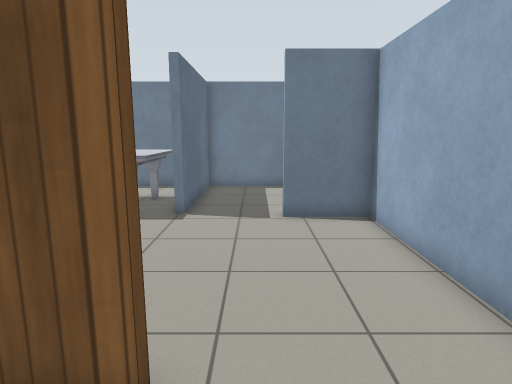
View 1 (above)

16 first-person views from a walk through a robot-simulator world made for Gazebo. The camera is 1.3 m above the floor, tilts 10° down and sees 75° across. The floor is counted in squares, 0.5 m on a side. Each view is taken from the middle of a square. On the plan, view 1 faces up. The plan holds only what a view shows up to about 20 squares ahead; the rest is blank. Gazebo's built-in surfaces are drawn with simple patterns.

View 2
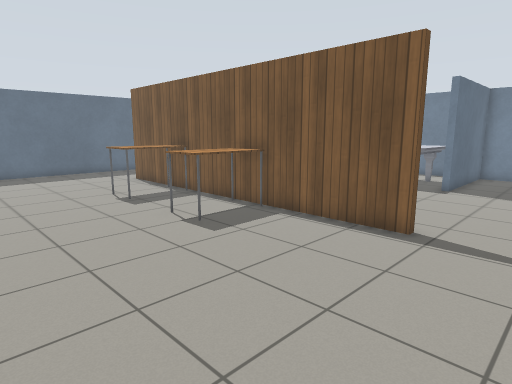

View 3
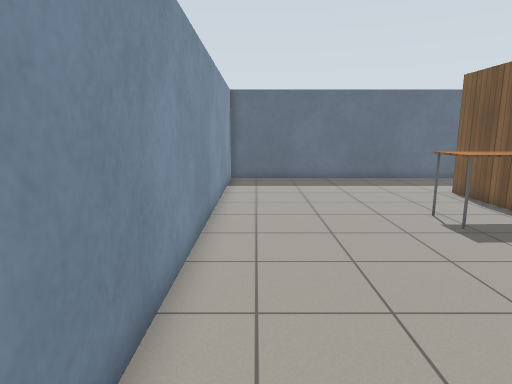

View 4
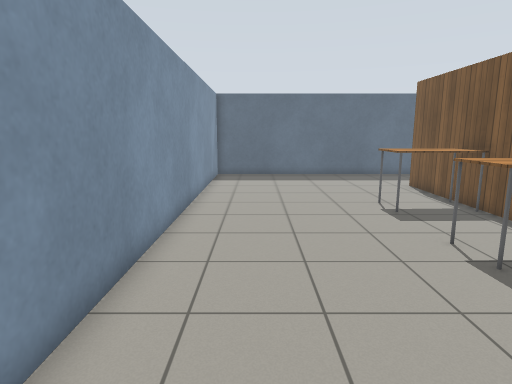

View 5
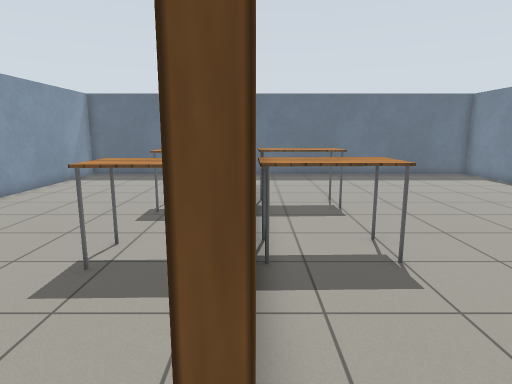

View 6
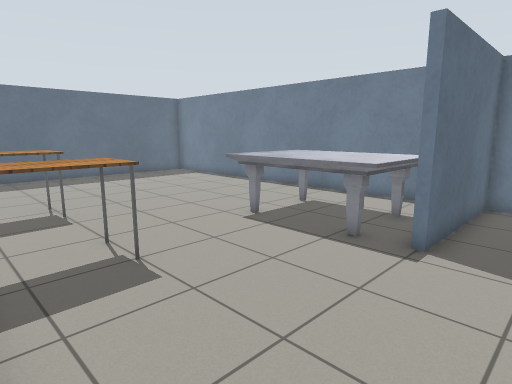

View 7
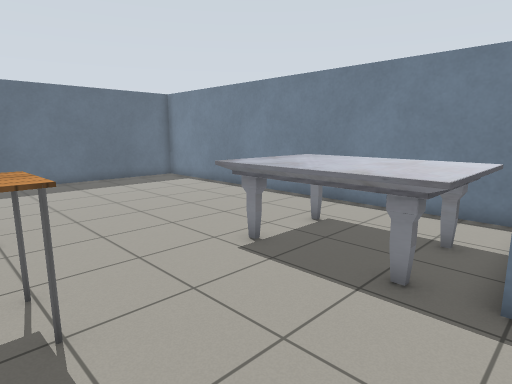

View 8
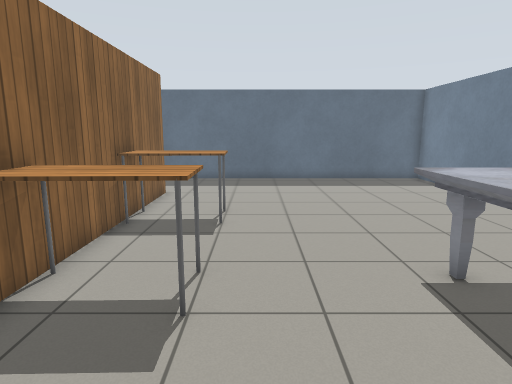

View 9
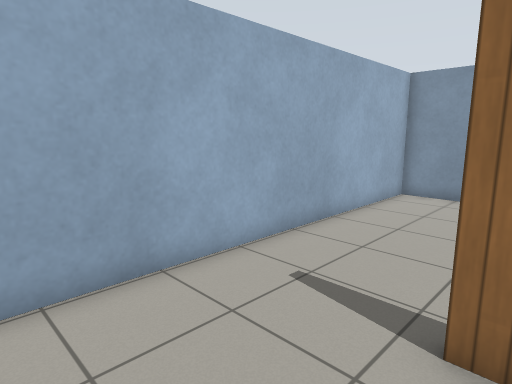

View 10
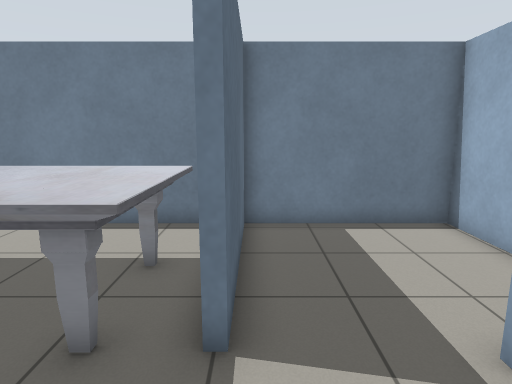

View 11
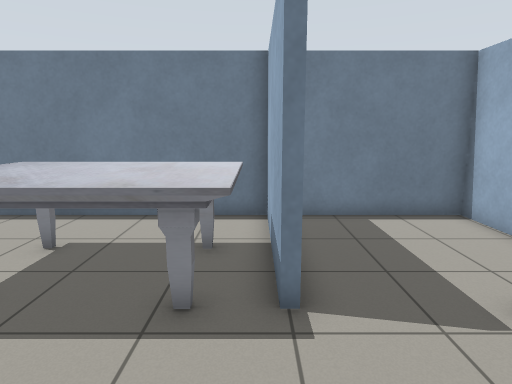

View 12
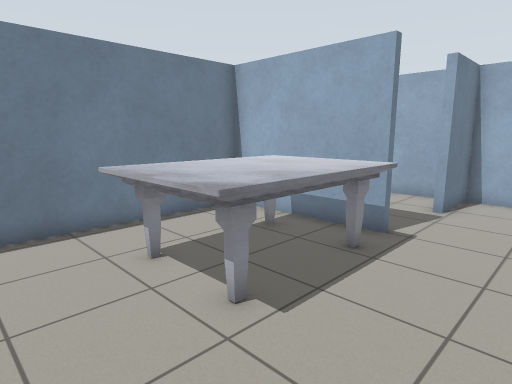

View 13
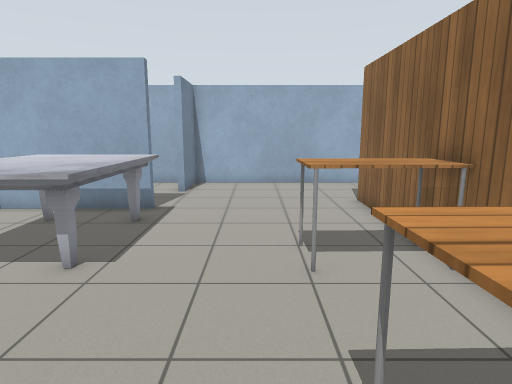

View 14
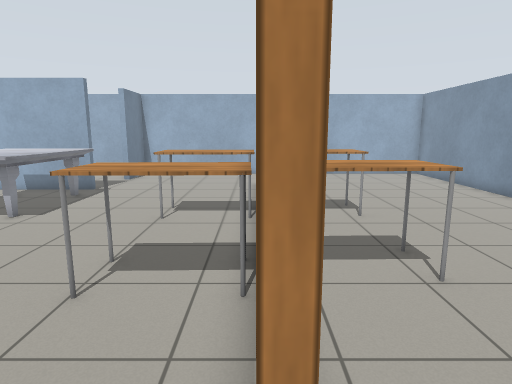

View 15
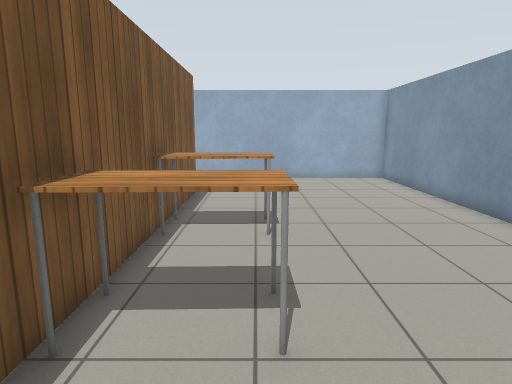

View 16
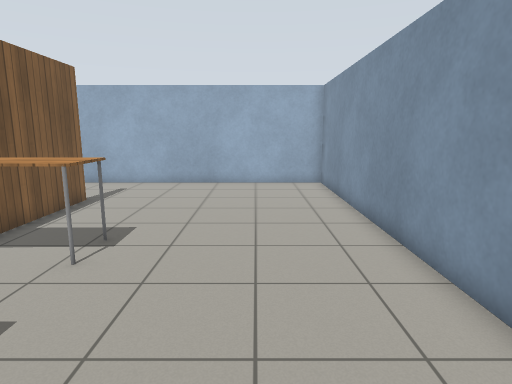

### Floor plan
Ten units are one square. View 1 is at (0, 0); x grows to the right and y downward. Boxes are objects, and circles mark ways between rooms. Rooms are numbered by the first view taken in them; rooms with no view inside come last. Other rooms are left out.
<svg viewBox="-218 -169 259 249">
<path fill="none" stroke="#000" d="M-11 -30 -11 -27 -166 -27M-213 -35 -213 75 36 75 36 -35M-23 -116 -23 -106 -26 -106 -26 -164 -213 -164 -213 -35M-166 -30 -11 -30M36 -35 36 -102 9 -102 9 -106M36 -111 36 -164 -23 -164 -23 -116"/>
<rect x="-125" y="-25" width="20" height="30" fill="#bbb"><title>table</title></rect>
<rect x="-75" y="-25" width="20" height="30" fill="#bbb"><title>table</title></rect>
<rect x="-135" y="-65" width="20" height="30" fill="#bbb"><title>table</title></rect>
<rect x="-85" y="-65" width="20" height="30" fill="#bbb"><title>table</title></rect>
<rect x="-85" y="-145" width="50" height="50" fill="#bbb"><title>marble table</title></rect>
<circle cx="-190" cy="-30" r="3" fill="#2a7"/>
<circle cx="10" cy="-30" r="3" fill="#2a7"/>
<circle cx="-5" cy="-110" r="3" fill="#2a7"/>
<text x="-90" y="20">1</text>
<text x="-100" y="-100">2</text>
<text x="10" y="-140">3</text>
</svg>
Room 1 opens to room 2. Room 2 opens to room 3.

Where each view was taken, in squares from view 1:
view 1: 0 up, 0 right, facing up
view 2: 6 down, 2 right, facing up-left
view 3: 6 down, 2 left, facing left
view 4: 5 down, 0 right, facing left
view 5: 3 up, 0 right, facing left
view 6: 3 up, 0 right, facing up-left
view 7: 5 up, 2 left, facing up-left
view 8: 7 up, 2 left, facing left
view 9: 7 up, 2 left, facing down-right
view 10: 7 up, 2 left, facing up
view 11: 6 up, 3 left, facing up
view 12: 7 up, 11 left, facing up-right
view 13: 7 up, 14 left, facing right
view 14: 3 up, 18 left, facing right
view 15: 0 up, 16 left, facing right
view 16: 4 down, 14 left, facing right
